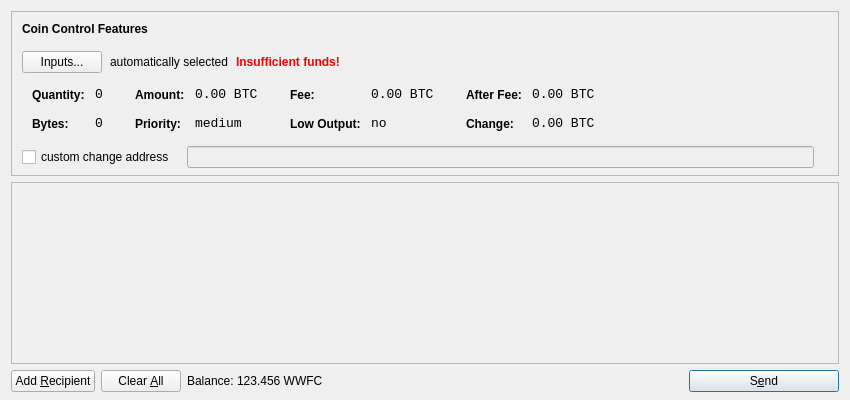
<?xml version="1.0" encoding="UTF-8"?>
<ui version="4.0">
 <class>SendCoinsDialog</class>
 <widget class="QDialog" name="SendCoinsDialog">
  <property name="geometry">
   <rect>
    <x>0</x>
    <y>0</y>
    <width>850</width>
    <height>400</height>
   </rect>
  </property>
  <property name="windowTitle">
   <string>Send Coins</string>
  </property>
  <layout class="QVBoxLayout" name="verticalLayout" stretch="0,1,0">
   <property name="bottomMargin">
    <number>8</number>
   </property>
   <item>
    <widget class="QFrame" name="frameCoinControl">
     <property name="sizePolicy">
      <sizepolicy hsizetype="Expanding" vsizetype="Expanding">
       <horstretch>0</horstretch>
       <verstretch>0</verstretch>
      </sizepolicy>
     </property>
     <property name="maximumSize">
      <size>
       <width>16777215</width>
       <height>16777215</height>
      </size>
     </property>
     <property name="frameShape">
      <enum>QFrame::StyledPanel</enum>
     </property>
     <property name="frameShadow">
      <enum>QFrame::Sunken</enum>
     </property>
     <layout class="QVBoxLayout" name="verticalLayoutCoinControl2">
      <property name="spacing">
       <number>6</number>
      </property>
      <property name="leftMargin">
       <number>0</number>
      </property>
      <property name="topMargin">
       <number>0</number>
      </property>
      <property name="rightMargin">
       <number>0</number>
      </property>
      <property name="bottomMargin">
       <number>6</number>
      </property>
      <item>
       <layout class="QVBoxLayout" name="verticalLayoutCoinControl" stretch="0,0,0,0,1">
        <property name="spacing">
         <number>0</number>
        </property>
        <property name="leftMargin">
         <number>10</number>
        </property>
        <property name="topMargin">
         <number>10</number>
        </property>
        <item>
         <layout class="QHBoxLayout" name="horizontalLayoutCoinControl1">
          <property name="bottomMargin">
           <number>15</number>
          </property>
          <item>
           <widget class="QLabel" name="labelCoinControlFeatures">
            <property name="sizePolicy">
             <sizepolicy hsizetype="Preferred" vsizetype="Maximum">
              <horstretch>0</horstretch>
              <verstretch>0</verstretch>
             </sizepolicy>
            </property>
            <property name="font">
             <font>
              <weight>75</weight>
              <bold>true</bold>
             </font>
            </property>
            <property name="styleSheet">
             <string notr="true">font-weight:bold;</string>
            </property>
            <property name="text">
             <string>Coin Control Features</string>
            </property>
           </widget>
          </item>
         </layout>
        </item>
        <item>
         <layout class="QHBoxLayout" name="horizontalLayoutCoinControl2" stretch="0,0,0,0">
          <property name="spacing">
           <number>8</number>
          </property>
          <property name="bottomMargin">
           <number>10</number>
          </property>
          <item>
           <widget class="QPushButton" name="pushButtonCoinControl">
            <property name="styleSheet">
             <string notr="true"/>
            </property>
            <property name="text">
             <string>Inputs...</string>
            </property>
           </widget>
          </item>
          <item>
           <widget class="QLabel" name="labelCoinControlAutomaticallySelected">
            <property name="text">
             <string>automatically selected</string>
            </property>
            <property name="margin">
             <number>5</number>
            </property>
           </widget>
          </item>
          <item>
           <widget class="QLabel" name="labelCoinControlInsuffFunds">
            <property name="font">
             <font>
              <weight>75</weight>
              <bold>true</bold>
             </font>
            </property>
            <property name="styleSheet">
             <string notr="true">color:red;font-weight:bold;</string>
            </property>
            <property name="text">
             <string>Insufficient funds!</string>
            </property>
            <property name="margin">
             <number>5</number>
            </property>
           </widget>
          </item>
          <item>
           <spacer name="horizontalSpacerCoinControl">
            <property name="orientation">
             <enum>Qt::Horizontal</enum>
            </property>
            <property name="sizeHint" stdset="0">
             <size>
              <width>40</width>
              <height>1</height>
             </size>
            </property>
           </spacer>
          </item>
         </layout>
        </item>
        <item>
         <widget class="QWidget" name="widgetCoinControl" native="true">
          <property name="sizePolicy">
           <sizepolicy hsizetype="Preferred" vsizetype="Preferred">
            <horstretch>0</horstretch>
            <verstretch>0</verstretch>
           </sizepolicy>
          </property>
          <property name="minimumSize">
           <size>
            <width>0</width>
            <height>0</height>
           </size>
          </property>
          <property name="styleSheet">
           <string notr="true"/>
          </property>
          <layout class="QHBoxLayout" name="horizontalLayoutCoinControl5">
           <property name="leftMargin">
            <number>0</number>
           </property>
           <property name="topMargin">
            <number>0</number>
           </property>
           <property name="rightMargin">
            <number>0</number>
           </property>
           <property name="bottomMargin">
            <number>0</number>
           </property>
           <item>
            <layout class="QHBoxLayout" name="horizontalLayoutCoinControl3" stretch="0,0,0,1">
             <property name="spacing">
              <number>20</number>
             </property>
             <property name="topMargin">
              <number>0</number>
             </property>
             <property name="bottomMargin">
              <number>10</number>
             </property>
             <item>
              <layout class="QFormLayout" name="formLayoutCoinControl1">
               <property name="horizontalSpacing">
                <number>10</number>
               </property>
               <property name="verticalSpacing">
                <number>14</number>
               </property>
               <property name="leftMargin">
                <number>10</number>
               </property>
               <property name="topMargin">
                <number>4</number>
               </property>
               <property name="rightMargin">
                <number>6</number>
               </property>
               <item row="0" column="0">
                <widget class="QLabel" name="labelCoinControlQuantityText">
                 <property name="styleSheet">
                  <string notr="true">font-weight:bold;</string>
                 </property>
                 <property name="text">
                  <string>Quantity:</string>
                 </property>
                 <property name="margin">
                  <number>0</number>
                 </property>
                </widget>
               </item>
               <item row="0" column="1">
                <widget class="QLabel" name="labelCoinControlQuantity">
                 <property name="font">
                  <font>
                   <family>Monospace</family>
                   <pointsize>10</pointsize>
                  </font>
                 </property>
                 <property name="cursor">
                  <cursorShape>IBeamCursor</cursorShape>
                 </property>
                 <property name="contextMenuPolicy">
                  <enum>Qt::ActionsContextMenu</enum>
                 </property>
                 <property name="text">
                  <string notr="true">0</string>
                 </property>
                 <property name="margin">
                  <number>0</number>
                 </property>
                 <property name="textInteractionFlags">
                  <set>Qt::LinksAccessibleByMouse|Qt::TextSelectableByKeyboard|Qt::TextSelectableByMouse</set>
                 </property>
                </widget>
               </item>
               <item row="1" column="0">
                <widget class="QLabel" name="labelCoinControlBytesText">
                 <property name="styleSheet">
                  <string notr="true">font-weight:bold;</string>
                 </property>
                 <property name="text">
                  <string>Bytes:</string>
                 </property>
                </widget>
               </item>
               <item row="1" column="1">
                <widget class="QLabel" name="labelCoinControlBytes">
                 <property name="font">
                  <font>
                   <family>Monospace</family>
                   <pointsize>10</pointsize>
                  </font>
                 </property>
                 <property name="cursor">
                  <cursorShape>IBeamCursor</cursorShape>
                 </property>
                 <property name="contextMenuPolicy">
                  <enum>Qt::ActionsContextMenu</enum>
                 </property>
                 <property name="text">
                  <string notr="true">0</string>
                 </property>
                 <property name="textInteractionFlags">
                  <set>Qt::LinksAccessibleByMouse|Qt::TextSelectableByKeyboard|Qt::TextSelectableByMouse</set>
                 </property>
                </widget>
               </item>
              </layout>
             </item>
             <item>
              <layout class="QFormLayout" name="formLayoutCoinControl2">
               <property name="horizontalSpacing">
                <number>10</number>
               </property>
               <property name="verticalSpacing">
                <number>14</number>
               </property>
               <property name="leftMargin">
                <number>6</number>
               </property>
               <property name="topMargin">
                <number>4</number>
               </property>
               <property name="rightMargin">
                <number>6</number>
               </property>
               <item row="0" column="0">
                <widget class="QLabel" name="labelCoinControlAmountText">
                 <property name="styleSheet">
                  <string notr="true">font-weight:bold;</string>
                 </property>
                 <property name="text">
                  <string>Amount:</string>
                 </property>
                 <property name="margin">
                  <number>0</number>
                 </property>
                </widget>
               </item>
               <item row="0" column="1">
                <widget class="QLabel" name="labelCoinControlAmount">
                 <property name="font">
                  <font>
                   <family>Monospace</family>
                   <pointsize>10</pointsize>
                  </font>
                 </property>
                 <property name="cursor">
                  <cursorShape>IBeamCursor</cursorShape>
                 </property>
                 <property name="contextMenuPolicy">
                  <enum>Qt::ActionsContextMenu</enum>
                 </property>
                 <property name="text">
                  <string notr="true">0.00 BTC</string>
                 </property>
                 <property name="textInteractionFlags">
                  <set>Qt::LinksAccessibleByMouse|Qt::TextSelectableByKeyboard|Qt::TextSelectableByMouse</set>
                 </property>
                </widget>
               </item>
               <item row="1" column="0">
                <widget class="QLabel" name="labelCoinControlPriorityText">
                 <property name="styleSheet">
                  <string notr="true">font-weight:bold;</string>
                 </property>
                 <property name="text">
                  <string>Priority:</string>
                 </property>
                </widget>
               </item>
               <item row="1" column="1">
                <widget class="QLabel" name="labelCoinControlPriority">
                 <property name="font">
                  <font>
                   <family>Monospace</family>
                   <pointsize>10</pointsize>
                  </font>
                 </property>
                 <property name="cursor">
                  <cursorShape>IBeamCursor</cursorShape>
                 </property>
                 <property name="contextMenuPolicy">
                  <enum>Qt::ActionsContextMenu</enum>
                 </property>
                 <property name="text">
                  <string>medium</string>
                 </property>
                 <property name="textInteractionFlags">
                  <set>Qt::LinksAccessibleByMouse|Qt::TextSelectableByKeyboard|Qt::TextSelectableByMouse</set>
                 </property>
                </widget>
               </item>
              </layout>
             </item>
             <item>
              <layout class="QFormLayout" name="formLayoutCoinControl3">
               <property name="horizontalSpacing">
                <number>10</number>
               </property>
               <property name="verticalSpacing">
                <number>14</number>
               </property>
               <property name="leftMargin">
                <number>6</number>
               </property>
               <property name="topMargin">
                <number>4</number>
               </property>
               <property name="rightMargin">
                <number>6</number>
               </property>
               <item row="0" column="0">
                <widget class="QLabel" name="labelCoinControlFeeText">
                 <property name="styleSheet">
                  <string notr="true">font-weight:bold;</string>
                 </property>
                 <property name="text">
                  <string>Fee:</string>
                 </property>
                 <property name="margin">
                  <number>0</number>
                 </property>
                </widget>
               </item>
               <item row="0" column="1">
                <widget class="QLabel" name="labelCoinControlFee">
                 <property name="font">
                  <font>
                   <family>Monospace</family>
                   <pointsize>10</pointsize>
                  </font>
                 </property>
                 <property name="cursor">
                  <cursorShape>IBeamCursor</cursorShape>
                 </property>
                 <property name="contextMenuPolicy">
                  <enum>Qt::ActionsContextMenu</enum>
                 </property>
                 <property name="text">
                  <string notr="true">0.00 BTC</string>
                 </property>
                 <property name="textInteractionFlags">
                  <set>Qt::LinksAccessibleByMouse|Qt::TextSelectableByKeyboard|Qt::TextSelectableByMouse</set>
                 </property>
                </widget>
               </item>
               <item row="1" column="0">
                <widget class="QLabel" name="labelCoinControlLowOutputText">
                 <property name="styleSheet">
                  <string notr="true">font-weight:bold;</string>
                 </property>
                 <property name="text">
                  <string>Low Output:</string>
                 </property>
                </widget>
               </item>
               <item row="1" column="1">
                <widget class="QLabel" name="labelCoinControlLowOutput">
                 <property name="font">
                  <font>
                   <family>Monospace</family>
                   <pointsize>10</pointsize>
                  </font>
                 </property>
                 <property name="cursor">
                  <cursorShape>IBeamCursor</cursorShape>
                 </property>
                 <property name="contextMenuPolicy">
                  <enum>Qt::ActionsContextMenu</enum>
                 </property>
                 <property name="text">
                  <string>no</string>
                 </property>
                 <property name="textInteractionFlags">
                  <set>Qt::LinksAccessibleByMouse|Qt::TextSelectableByKeyboard|Qt::TextSelectableByMouse</set>
                 </property>
                </widget>
               </item>
              </layout>
             </item>
             <item>
              <layout class="QFormLayout" name="formLayoutCoinControl4">
               <property name="horizontalSpacing">
                <number>10</number>
               </property>
               <property name="verticalSpacing">
                <number>14</number>
               </property>
               <property name="leftMargin">
                <number>6</number>
               </property>
               <property name="topMargin">
                <number>4</number>
               </property>
               <property name="rightMargin">
                <number>6</number>
               </property>
               <item row="0" column="0">
                <widget class="QLabel" name="labelCoinControlAfterFeeText">
                 <property name="styleSheet">
                  <string notr="true">font-weight:bold;</string>
                 </property>
                 <property name="text">
                  <string>After Fee:</string>
                 </property>
                 <property name="margin">
                  <number>0</number>
                 </property>
                </widget>
               </item>
               <item row="0" column="1">
                <widget class="QLabel" name="labelCoinControlAfterFee">
                 <property name="font">
                  <font>
                   <family>Monospace</family>
                   <pointsize>10</pointsize>
                  </font>
                 </property>
                 <property name="cursor">
                  <cursorShape>IBeamCursor</cursorShape>
                 </property>
                 <property name="contextMenuPolicy">
                  <enum>Qt::ActionsContextMenu</enum>
                 </property>
                 <property name="text">
                  <string notr="true">0.00 BTC</string>
                 </property>
                 <property name="textInteractionFlags">
                  <set>Qt::LinksAccessibleByMouse|Qt::TextSelectableByKeyboard|Qt::TextSelectableByMouse</set>
                 </property>
                </widget>
               </item>
               <item row="1" column="0">
                <widget class="QLabel" name="labelCoinControlChangeText">
                 <property name="styleSheet">
                  <string notr="true">font-weight:bold;</string>
                 </property>
                 <property name="text">
                  <string>Change:</string>
                 </property>
                </widget>
               </item>
               <item row="1" column="1">
                <widget class="QLabel" name="labelCoinControlChange">
                 <property name="font">
                  <font>
                   <family>Monospace</family>
                   <pointsize>10</pointsize>
                  </font>
                 </property>
                 <property name="cursor">
                  <cursorShape>IBeamCursor</cursorShape>
                 </property>
                 <property name="contextMenuPolicy">
                  <enum>Qt::ActionsContextMenu</enum>
                 </property>
                 <property name="text">
                  <string notr="true">0.00 BTC</string>
                 </property>
                 <property name="textInteractionFlags">
                  <set>Qt::LinksAccessibleByMouse|Qt::TextSelectableByKeyboard|Qt::TextSelectableByMouse</set>
                 </property>
                </widget>
               </item>
              </layout>
             </item>
            </layout>
           </item>
          </layout>
         </widget>
        </item>
        <item>
         <layout class="QHBoxLayout" name="horizontalLayoutCoinControl4" stretch="0,0,0">
          <property name="spacing">
           <number>12</number>
          </property>
          <property name="sizeConstraint">
           <enum>QLayout::SetDefaultConstraint</enum>
          </property>
          <property name="topMargin">
           <number>5</number>
          </property>
          <property name="rightMargin">
           <number>5</number>
          </property>
          <item>
           <widget class="QCheckBox" name="checkBoxCoinControlChange">
            <property name="text">
             <string>custom change address</string>
            </property>
           </widget>
          </item>
          <item>
           <widget class="QLineEdit" name="lineEditCoinControlChange">
            <property name="enabled">
             <bool>false</bool>
            </property>
            <property name="sizePolicy">
             <sizepolicy hsizetype="Expanding" vsizetype="Fixed">
              <horstretch>0</horstretch>
              <verstretch>0</verstretch>
             </sizepolicy>
            </property>
           </widget>
          </item>
          <item>
           <widget class="QLabel" name="labelCoinControlChangeLabel">
            <property name="sizePolicy">
             <sizepolicy hsizetype="Preferred" vsizetype="Expanding">
              <horstretch>0</horstretch>
              <verstretch>0</verstretch>
             </sizepolicy>
            </property>
            <property name="minimumSize">
             <size>
              <width>0</width>
              <height>0</height>
             </size>
            </property>
            <property name="text">
             <string/>
            </property>
            <property name="margin">
             <number>3</number>
            </property>
           </widget>
          </item>
         </layout>
        </item>
        <item>
         <spacer name="verticalSpacerCoinControl">
          <property name="orientation">
           <enum>Qt::Vertical</enum>
          </property>
          <property name="sizeHint" stdset="0">
           <size>
            <width>800</width>
            <height>1</height>
           </size>
          </property>
         </spacer>
        </item>
       </layout>
      </item>
     </layout>
    </widget>
   </item>
   <item>
    <widget class="QScrollArea" name="scrollArea">
     <property name="widgetResizable">
      <bool>true</bool>
     </property>
     <widget class="QWidget" name="scrollAreaWidgetContents">
      <property name="geometry">
       <rect>
        <x>0</x>
        <y>0</y>
        <width>830</width>
        <height>160</height>
       </rect>
      </property>
      <layout class="QVBoxLayout" name="verticalLayout_2">
       <property name="leftMargin">
        <number>0</number>
       </property>
       <property name="topMargin">
        <number>0</number>
       </property>
       <property name="rightMargin">
        <number>0</number>
       </property>
       <property name="bottomMargin">
        <number>0</number>
       </property>
       <item>
        <layout class="QVBoxLayout" name="entries">
         <property name="spacing">
          <number>6</number>
         </property>
        </layout>
       </item>
       <item>
        <spacer name="verticalSpacer">
         <property name="orientation">
          <enum>Qt::Vertical</enum>
         </property>
         <property name="sizeHint" stdset="0">
          <size>
           <width>20</width>
           <height>40</height>
          </size>
         </property>
        </spacer>
       </item>
      </layout>
     </widget>
    </widget>
   </item>
   <item>
    <layout class="QHBoxLayout" name="horizontalLayout">
     <item>
      <widget class="QPushButton" name="addButton">
       <property name="toolTip">
        <string>Send to multiple recipients at once</string>
       </property>
       <property name="text">
        <string>Add &amp;Recipient</string>
       </property>
       <property name="icon">
        <iconset resource="../bitcoin.qrc">
         <normaloff>:/icons/add</normaloff>:/icons/add</iconset>
       </property>
       <property name="autoDefault">
        <bool>false</bool>
       </property>
      </widget>
     </item>
     <item>
      <widget class="QPushButton" name="clearButton">
       <property name="sizePolicy">
        <sizepolicy hsizetype="Minimum" vsizetype="Fixed">
         <horstretch>0</horstretch>
         <verstretch>0</verstretch>
        </sizepolicy>
       </property>
       <property name="toolTip">
        <string>Remove all transaction fields</string>
       </property>
       <property name="text">
        <string>Clear &amp;All</string>
       </property>
       <property name="icon">
        <iconset resource="../bitcoin.qrc">
         <normaloff>:/icons/remove</normaloff>:/icons/remove</iconset>
       </property>
       <property name="autoRepeatDelay">
        <number>300</number>
       </property>
       <property name="autoDefault">
        <bool>false</bool>
       </property>
      </widget>
     </item>
     <item>
      <layout class="QHBoxLayout" name="horizontalLayout_2">
       <property name="spacing">
        <number>3</number>
       </property>
       <item>
        <widget class="QLabel" name="label">
         <property name="text">
          <string>Balance:</string>
         </property>
        </widget>
       </item>
       <item>
        <widget class="QLabel" name="labelBalance">
         <property name="cursor">
          <cursorShape>IBeamCursor</cursorShape>
         </property>
         <property name="text">
          <string>123.456 WWFC</string>
         </property>
         <property name="textInteractionFlags">
          <set>Qt::LinksAccessibleByMouse|Qt::TextSelectableByKeyboard|Qt::TextSelectableByMouse</set>
         </property>
        </widget>
       </item>
      </layout>
     </item>
     <item>
      <spacer name="horizontalSpacer">
       <property name="orientation">
        <enum>Qt::Horizontal</enum>
       </property>
       <property name="sizeHint" stdset="0">
        <size>
         <width>40</width>
         <height>20</height>
        </size>
       </property>
      </spacer>
     </item>
     <item>
      <widget class="QPushButton" name="sendButton">
       <property name="minimumSize">
        <size>
         <width>150</width>
         <height>0</height>
        </size>
       </property>
       <property name="toolTip">
        <string>Confirm the send action</string>
       </property>
       <property name="text">
        <string>S&amp;end</string>
       </property>
       <property name="icon">
        <iconset resource="../bitcoin.qrc">
         <normaloff>:/icons/send</normaloff>:/icons/send</iconset>
       </property>
       <property name="default">
        <bool>true</bool>
       </property>
      </widget>
     </item>
    </layout>
   </item>
  </layout>
 </widget>
 <resources>
  <include location="../bitcoin.qrc"/>
 </resources>
 <connections/>
</ui>
